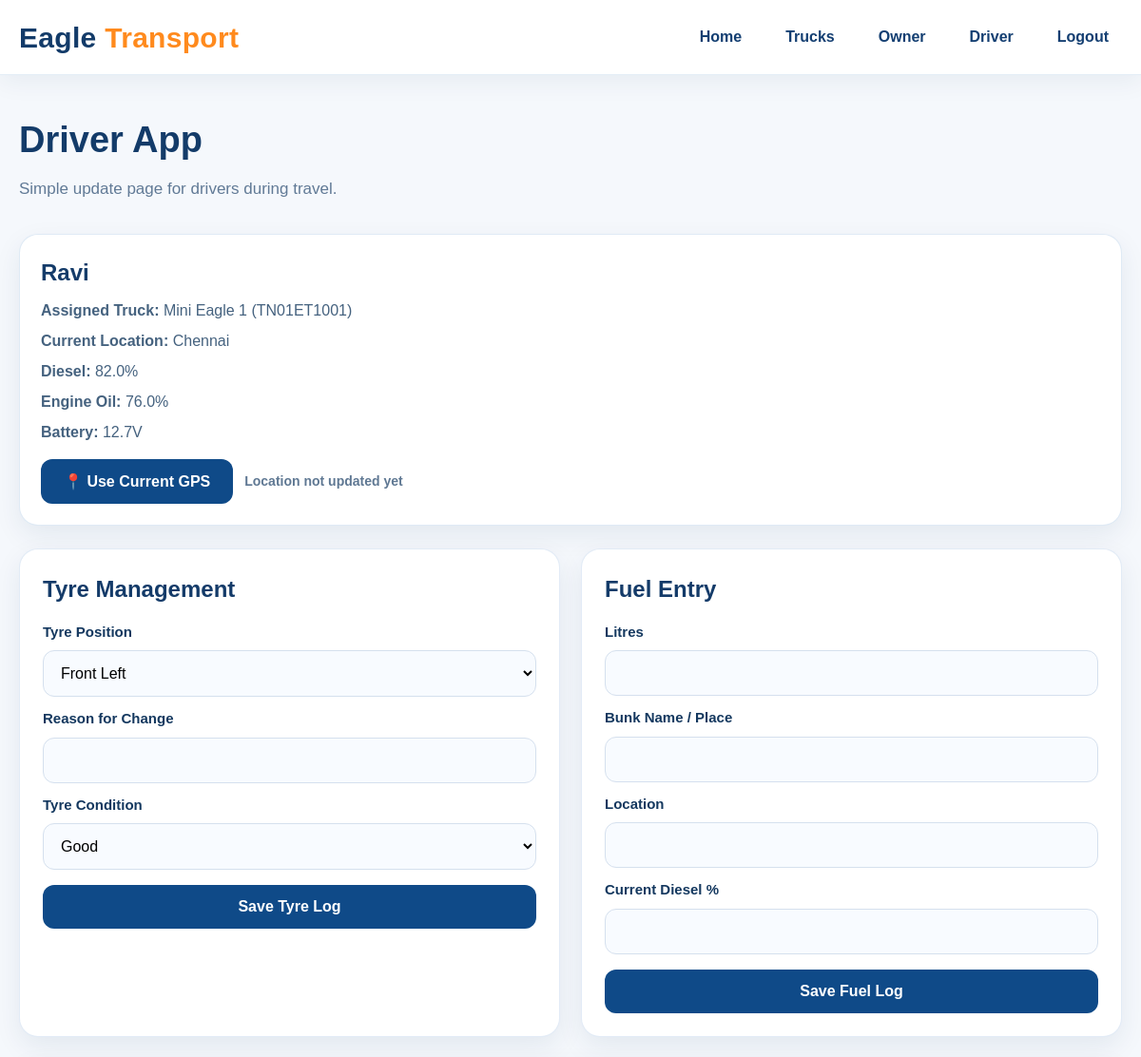
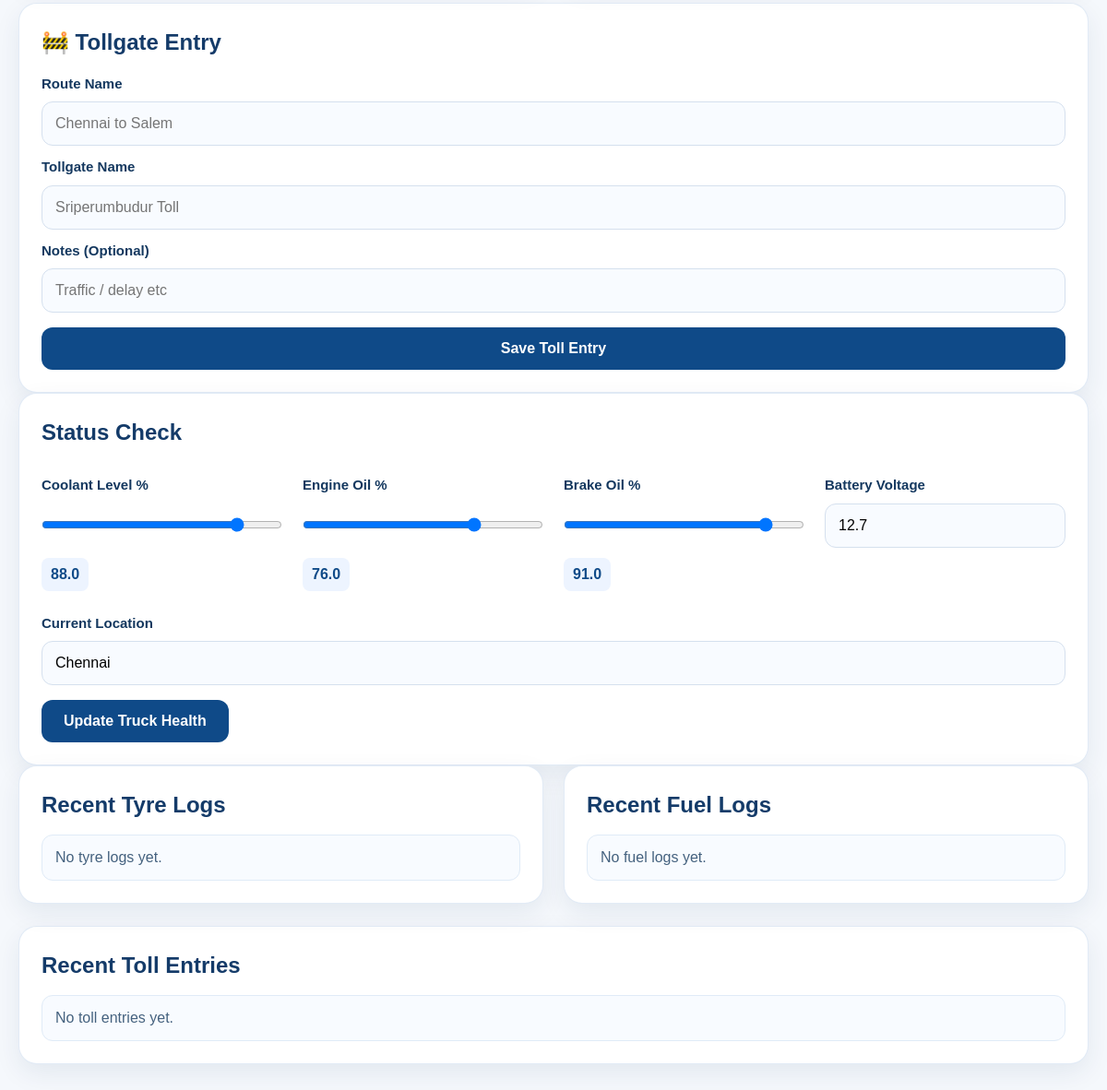
The app's page /driver/app (signed in) with its own data (2 pictures, top to bottom).
### tables this page shows
CREATE TABLE drivers (
    id INTEGER PRIMARY KEY AUTOINCREMENT,
    username TEXT UNIQUE NOT NULL,
    password TEXT NOT NULL,
    full_name TEXT NOT NULL,
    mobile TEXT,
    assigned_truck_id INTEGER,
    FOREIGN KEY (assigned_truck_id) REFERENCES trucks(id)
);

CREATE TABLE trucks (
    id INTEGER PRIMARY KEY AUTOINCREMENT,
    truck_name TEXT NOT NULL,
    truck_number TEXT UNIQUE NOT NULL,
    category TEXT NOT NULL,
    capacity_tons REAL NOT NULL,
    driver_name TEXT,
    current_location TEXT,
    diesel_percent REAL DEFAULT 100,
    coolant_level REAL DEFAULT 100,
    engine_oil_level REAL DEFAULT 100,
    brake_oil_level REAL DEFAULT 100,
    battery_voltage REAL DEFAULT 12.8,
    tyre_condition TEXT DEFAULT 'Good',
    status TEXT DEFAULT 'Active'
);

### app.py (the view)
@app.route("/driver/app")
def driver_app():
    if "driver_id" not in session:
        return redirect(url_for("driver_login"))
    driver = query_one("SELECT * FROM drivers WHERE id = ?", (session["driver_id"],))
    truck = query_one("SELECT * FROM trucks WHERE id = ?", (driver["assigned_truck_id"],)) if driver else None
    tyre_logs = query_all("SELECT * FROM tyre_logs WHERE driver_id = ? ORDER BY id DESC LIMIT 10", (session["driver_id"],))
    fuel_logs = query_all("SELECT * FROM fuel_logs WHERE driver_id = ? ORDER BY id DESC LIMIT 10", (session["driver_id"],))
    toll_entries = query_all(
        "SELECT * FROM toll_logs WHERE truck_id = ? ORDER BY id DESC LIMIT 10",
        (driver["assigned_truck_id"],),
    ) if driver else []
    return render_template(
        "driver_app.html",
        driver=driver,
        truck=truck,
        tyre_logs=tyre_logs,
        fuel_logs=fuel_logs,
        toll_entries=toll_entries,
    )

### app.py (called while the page is built)
def get_db_connection() -> sqlite3.Connection:
    conn = sqlite3.connect(DB_NAME)
    conn.row_factory = sqlite3.Row
    return conn

def query_all(sql: str, params: tuple[Any, ...] = ()) -> list[sqlite3.Row]:
    conn = get_db_connection()
    rows = conn.execute(sql, params).fetchall()
    conn.close()
    return rows

def query_one(sql: str, params: tuple[Any, ...] = ()) -> sqlite3.Row | None:
    conn = get_db_connection()
    row = conn.execute(sql, params).fetchone()
    conn.close()
    return row

### templates/driver_app.html (shortened to what this page needs)
{% extends 'base.html' %}
{% block content %}
<section class="section compact-top">
    <div class="container">
        <div class="section-head left">
            <h1>Driver App</h1>
            <p>Simple update page for drivers during travel.</p>
        </div>
        <div class="driver-summary panel">
            <h2>{{ driver.full_name }}</h2>
            <p><strong>Assigned Truck:</strong> {{ truck.truck_name }} ({{ truck.truck_number }})</p>
            <p><strong>Current Location:</strong> <span id="driverLocationText">{{ truck.current_location }}</span></p>
            <p><strong>Diesel:</strong> {{ truck.diesel_percent }}%</p>
            <p><strong>Engine Oil:</strong> {{ truck.engine_oil_level }}%</p>
            <p><strong>Battery:</strong> {{ truck.battery_voltage }}V</p>
            <div class="gps-actions">
                <button type="button" class="btn btn-primary" onclick="captureDriverLocation()">📍 Use Current GPS</button>
                <span id="gpsStatus" class="gps-status">Location not updated yet</span>
            </div>
        </div>
        <div class="card-grid two">
            <form class="panel stacked-form" method="post" action="{{ url_for('add_tyre_log') }}">
                <h2>Tyre Management</h2>
                <label>Tyre Position</label>
                <select name="tyre_position" required>
                    <option>Front Left</option>
                </select>
                <label>Reason for Change</label>
                <input type="text" name="reason" required>
                <label>Tyre Condition</label>
                <select name="tyre_condition" required>
                    <option>Good</option>
                </select>
                <button class="btn btn-primary full">Save Tyre Log</button>
            </form>
            <form class="panel stacked-form" method="post" action="{{ url_for('add_fuel_log') }}">
                <h2>Fuel Entry</h2>
                <label>Litres</label>
                <input type="number" step="0.1" name="litres" required>
                <label>Bunk Name / Place</label>
                <input type="text" name="bunk_name" required>
                <label>Location</label>
                <input type="text" name="location" required>
                <label>Current Diesel %</label>
                <input type="number" step="0.1" name="diesel_percent" min="0" max="100" required>
                <button class="btn btn-primary full">Save Fuel Log</button>
            </form>
        </div>
        <form class="panel stacked-form" method="post" action="{{ url_for('driver_toll_entry') }}">
            <h2>🚧 Tollgate Entry</h2>
            <label>Route Name</label>
            <input type="text" name="route_name" placeholder="Chennai to Salem" required>
            <label>Tollgate Name</label>
            <input type="text" name="toll_name" placeholder="Sriperumbudur Toll" required>
            <label>Notes (Optional)</label>
            <input type="text" name="notes" placeholder="Traffic / delay etc">
            <button class="btn btn-primary full">Save Toll Entry</button>
        </form>
        <form class="panel stacked-form" method="post" action="{{ url_for('driver_status_update') }}">
            <h2>Status Check</h2>
            <div class="card-grid four">
                <div>
                    <label>Coolant Level %</label>
                    <input type="range" name="coolant_level" min="0" max="100" value="{{ truck.coolant_level }}" oninput="this.nextElementSibling.value = this.value">
                    <output>{{ truck.coolant_level }}</output>
                </div>
                <div>
                    <label>Engine Oil %</label>
                    <input type="range" name="engine_oil_level" min="0" max="100" value="{{ truck.engine_oil_level }}" oninput="this.nextElementSibling.value = this.value">
                    <output>{{ truck.engine_oil_level }}</output>
                </div>
                <div>
                    <label>Brake Oil %</label>
                    <input type="range" name="brake_oil_level" min="0" max="100" value="{{ truck.brake_oil_level }}" oninput="this.nextElementSibling.value = this.value">
                    <output>{{ truck.brake_oil_level }}</output>
                </div>
                <div>
                    <label>Battery Voltage</label>
                    <input type="number" name="battery_voltage" step="0.1" value="{{ truck.battery_voltage }}" required>
                </div>
            </div>
            <label>Current Location</label>
            <input type="text" id="currentLocationInput" name="current_location" value="{{ truck.current_location }}" required>
            <button class="btn btn-primary">Update Truck Health</button>
        </form>
        <div class="card-grid two">
            <div class="panel">
                <h2>Recent Tyre Logs</h2>
                <ul class="simple-list">
                    {% for row in tyre_logs %}
                    <li><strong>{{ row.tyre_position }}</strong> - {{ row.reason }} <small>{{ row.created_at }}</small></li>
                    {% else %}
                    <li>No tyre logs yet.</li>
                    {% endfor %}
                </ul>
            </div>
            <div class="panel">
                <h2>Recent Fuel Logs</h2>
                <ul class="simple-list">
                    {% for row in fuel_logs %}
                    <li><strong>{{ row.litres }} L</strong> - {{ row.bunk_name }}, {{ row.location }} <small>{{ row.created_at }}</small></li>
                    {% else %}
                    <li>No fuel logs yet.</li>
                    {% endfor %}
                </ul>
            </div>
        </div>
        <div class="panel">
            <h2>Recent Toll Entries</h2>
            <ul class="simple-list">
                {% for row in toll_entries %}
                <li>
                    <strong>{{ row.toll_name }}</strong> - {{ row.route_name }}
                    <small>{{ row.crossed_time }} | {{ row.payment_status }}</small>
                </li>
                {% else %}
                <li>No toll entries yet.</li>
                {% endfor %}
            </ul>
        </div>
    </div>
</section>
{% endblock %}

### static/css/style.css (style rules this page uses)
* { margin: 0; padding: 0; box-sizing: border-box; }
:root { --primary: #0f4a88; --primary-dark: #0b315d; --secondary: #ff8a1d; --secondary-dark: #f17000; --bg: #f5f8fc; --bg-soft: #edf5ff; --white: #ffffff; --text: #16314f; --text-soft: #5f7893; --border: #d8e5f3; --shadow: 0 10px 28px rgba(14, 50, 92, 0.08); --shadow-strong: 0 18px 40px rgba(8, 34, 65, 0.16); --radius: 20px; }
html { scroll-behavior: smooth; }
body { font-family: Arial, Helvetica, sans-serif; background: var(--bg); color: var(--text); line-height: 1.5; }
.container { width: min(1200px, calc(100% - 40px)); margin: 0 auto; }
.section { padding: 70px 0; }
.compact-top { padding-top: 40px; }
.left { text-align: left !important; }
.section-head, .section-title { text-align: center; margin-bottom: 34px; }
.section-head h1, .section-title h2 { font-size: 38px; color: #133b69; margin-bottom: 10px; }
.section-head p, .section-title p { font-size: 17px; color: #617a96; }
.btn { display: inline-flex; align-items: center; justify-content: center; text-decoration: none; border: none; cursor: pointer; padding: 14px 24px; border-radius: 12px; font-size: 16px; font-weight: 700; transition: 0.25s ease; }
.btn-primary, .primary-btn { background: var(--primary); color: white; }
.full { width: 100%; }
.panel, .booking-card, .info-card, .stat-card, .why-card, .truck-card, .driver-summary, .contact-box { background: var(--white); border-radius: var(--radius); box-shadow: var(--shadow); }
.panel { padding: 24px; border: 1px solid rgba(216, 229, 243, 0.75); }
.panel h1, .panel h2, .info-card h3 { color: #143b69; margin-bottom: 14px; }
.stacked-form label, .form-group label, .panel label { display: block; font-size: 15px; font-weight: 700; color: #14385f; margin-bottom: 8px; margin-top: 12px; }
.form-group input, .form-group select, .panel input, .panel select, .panel textarea { width: 100%; padding: 14px 14px; font-size: 16px; border: 1px solid #d5e0ee; border-radius: 12px; background: #f8fbff; outline: none; transition: 0.25s ease; }
.driver-summary { padding: 22px; margin-bottom: 24px; border: 1px solid rgba(216, 229, 243, 0.8); }
.driver-summary h2 { margin-bottom: 10px; }
.driver-summary p { margin-bottom: 8px; color: #45627f; }
.card-grid { display: grid; gap: 22px; margin-bottom: 24px; }
.card-grid.two { grid-template-columns: repeat(2, 1fr); }
.card-grid.four { grid-template-columns: repeat(4, 1fr); }
.simple-list { list-style: none; display: grid; gap: 12px; }
.simple-list li { padding: 12px 14px; background: #f8fbff; border: 1px solid #e0ebf7; border-radius: 12px; color: #45627f; }
input[type="range"] { width: 100%; margin-bottom: 6px; }
output { display: inline-block; margin-top: 6px; font-weight: 700; color: var(--primary); background: #edf4ff; padding: 6px 10px; border-radius: 8px; }
.stacked-form h2 { margin-bottom: 16px; }
.stacked-form .btn, .stacked-form button { margin-top: 16px; }
body { font-family: 'Montserrat', sans-serif !important; }
.gps-actions { margin-top: 16px; display: flex; gap: 12px; align-items: center; flex-wrap: wrap; }
.gps-status { font-size: 14px; color: #5f7893; font-weight: 600; }

### records on screen
drivers: full_name "Ravi"
trucks: truck_name "Mini Eagle 1", truck_number "TN01ET1001", current_location "Chennai", diesel_percent "82.0", engine_oil_level "76.0", battery_voltage "12.7", coolant_level "88", coolant_level "88.0", engine_oil_level "76", brake_oil_level "91", brake_oil_level "91.0"
